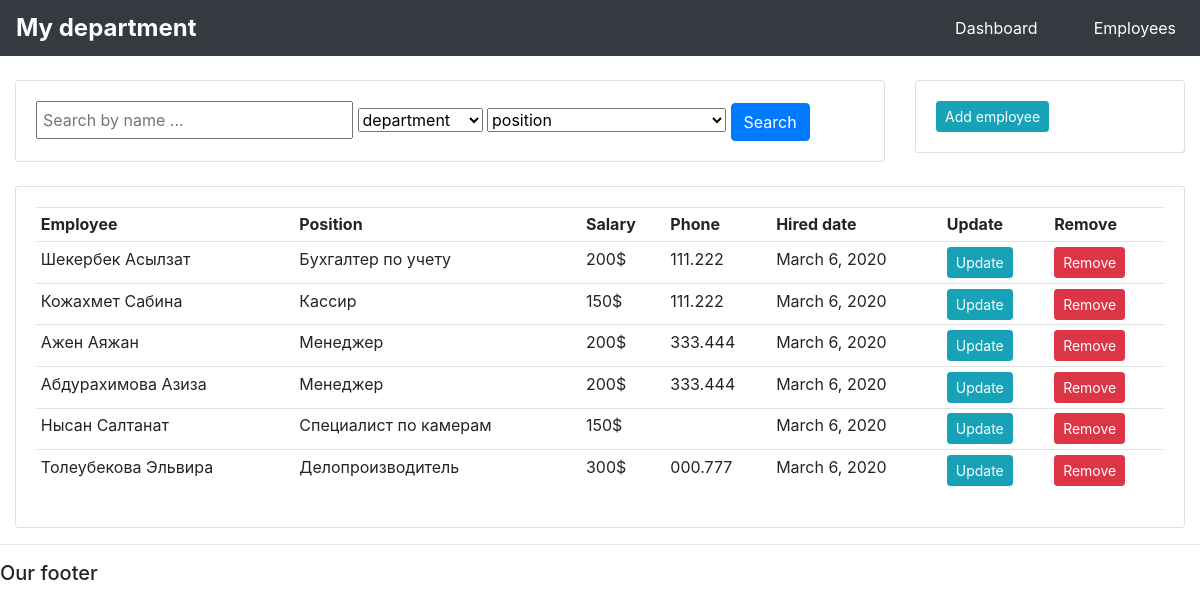
The app's page /employees/, older data.
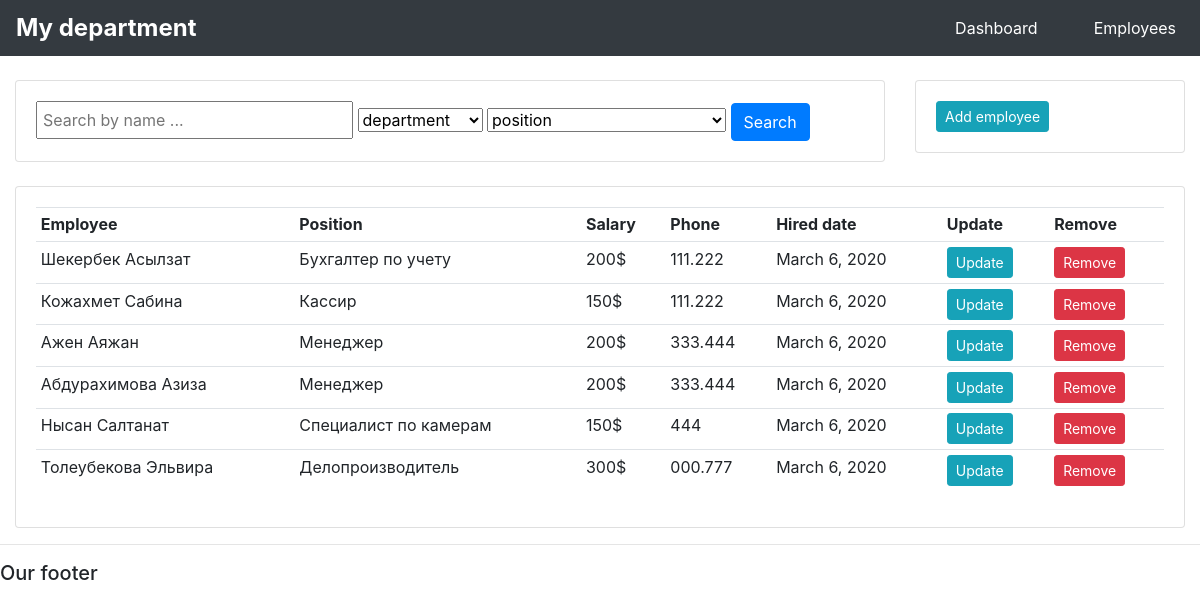
The same page, newer data.
### uchet/models.py (models this page shows, shortened)
class Employee(models.Model):
    first_name = models.CharField('Имя сотрудника', max_length=100)
    last_name = models.CharField('Фамилия сотрудника', max_length=100)
    position = models.ForeignKey(Position, on_delete = models.SET_NULL, null = True)
    hired_date = models.DateField(default = datetime.date.today)
    class Meta:
        verbose_name = 'Сотрудник'
        verbose_name_plural = 'Сотрудники'

class Position(models.Model):
    name = models.CharField('Должность', max_length=100)
    zarplata = models.PositiveSmallIntegerField('Зарплата сотрудника', default = 0)
    otdel = models.ForeignKey(Otdel, on_delete = models.SET_NULL, null = True)
    class Meta:
        verbose_name = 'Должность'
        verbose_name_plural = 'Должности'
    def __str__(self):
        return self.name

class Otdel(models.Model):
    name = models.CharField('Название отдела', max_length=100)
    phone = models.CharField('Телефон отдела', max_length=100)
    class Meta:
        verbose_name = 'Отдел'
        verbose_name_plural = 'Отделы'

### uchet/views.py (the view)
# urls.py: path('employees/', views.employees, name='employees'),
def employees(request):
    employees = Employee.objects.all()
    departments = Otdel.objects.all()
    positions = Position.objects.all()
    if request.method == 'GET':
        emp_name = request.GET.get('search_name')
        dep_name = request.GET.get('select_dep')
        pos_name = request.GET.get('select_pos')
        if emp_name:
            employees = Employee.objects.filter(last_name__icontains = emp_name)
        if dep_name:
            employees = Employee.objects.filter(position__otdel__name=dep_name)
        if pos_name:
            employees = Employee.objects.filter(position__name=pos_name)
    context = {
        'employees': employees,
        'departments': departments,
        'positions': positions
    }
    return render(request, 'uchet/employees.html', context)

### uchet/templates/uchet/employees.html (shortened to what this page needs)
{%  extends 'uchet/main.html' %}
{% block content %}
<br>
<div class="row">
	<div class="col-md-9">
		<div class="card card-body">
			<form method="GET">
				<input type="text" placeholder="Search by name ... " class="search-name" name="search_name">
                <select name="select_dep">
					<option value="">department</option>
                </select>
                <select name="select_pos">
					<option value="">position</option>
                </select>
		    <button class="btn btn-primary" type="submit">Search</button>
		  </form>
		</div>
	</div>
	<div class="col-md-3">
		<div class="card card-body">
            <div>
                <a class="btn btn-sm btn-info" href="{% url 'add_employee' %}">Add employee</a>
			</div>
		</div>
	</div>
</div>
<br>
<div class="row">
	<div class="col-md">
		<div class="card card-body">
			<table class="table table-sm">
				<tr>
					<th>Employee</th>
					<th>Position</th>
                    <th>Salary</th>
                    <th>Phone</th>
                    <th>Hired date</th>
					<th>Update</th>
					<th>Remove</th>
				</tr>
				{% for employee in employees %}
				<tr>
					<td>{{ employee.last_name }} {{ employee.first_name }}</td>
					<td>{{ employee.position }}</td>
                    <td>{{ employee.position.zarplata }}$</td>
                    <td>{{ employee.position.otdel.phone }}</td>
					<td>{{ employee.hired_date }}</td>
					<td><a href="{% url 'update_employee' employee.id %}" class="btn btn-sm btn-info">Update</a></td>
					<td><a href="{% url 'delete_employee' employee.id %}" class="btn btn-sm btn-danger">Remove</a></td>
				</tr>
				{% endfor %}
			</table>
		</div>
	</div>
</div>
{% endblock %}

Row changes from the older to the newer data that the page shows:
changed through a linked row, Employee "Нысан": position.otdel.phone (not shown) → "444"
